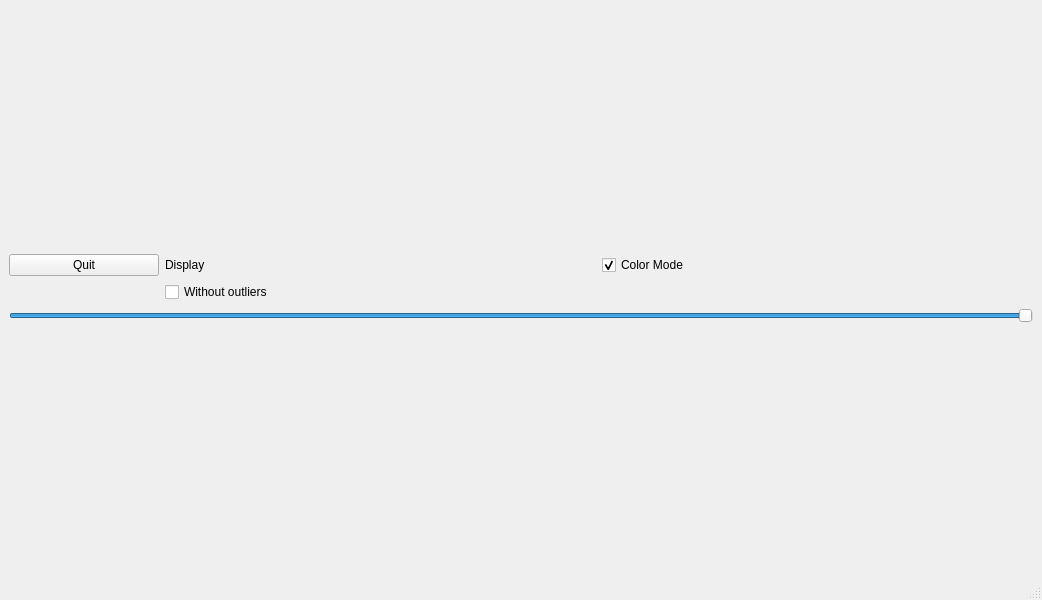
<?xml version="1.0" encoding="UTF-8"?>
<ui version="4.0">
 <class>MainWindow</class>
 <widget class="QMainWindow" name="MainWindow">
  <property name="geometry">
   <rect>
    <x>0</x>
    <y>0</y>
    <width>1042</width>
    <height>600</height>
   </rect>
  </property>
  <property name="sizePolicy">
   <sizepolicy hsizetype="Expanding" vsizetype="Expanding">
    <horstretch>0</horstretch>
    <verstretch>0</verstretch>
   </sizepolicy>
  </property>
  <property name="windowTitle">
   <string>MainWindow</string>
  </property>
  <widget class="QWidget" name="centralwidget">
   <property name="sizePolicy">
    <sizepolicy hsizetype="MinimumExpanding" vsizetype="MinimumExpanding">
     <horstretch>0</horstretch>
     <verstretch>0</verstretch>
    </sizepolicy>
   </property>
   <layout class="QVBoxLayout" name="verticalLayout_2">
    <item>
     <layout class="QGridLayout" name="gridLayout_2">
      <item row="5" column="0" colspan="3">
       <widget class="QSlider" name="slider">
        <property name="maximum">
         <number>100</number>
        </property>
        <property name="value">
         <number>100</number>
        </property>
        <property name="orientation">
         <enum>Qt::Horizontal</enum>
        </property>
       </widget>
      </item>
      <item row="2" column="0">
       <widget class="QPushButton" name="quit">
        <property name="sizePolicy">
         <sizepolicy hsizetype="Fixed" vsizetype="Fixed">
          <horstretch>0</horstretch>
          <verstretch>0</verstretch>
         </sizepolicy>
        </property>
        <property name="minimumSize">
         <size>
          <width>150</width>
          <height>0</height>
         </size>
        </property>
        <property name="text">
         <string>Quit</string>
        </property>
       </widget>
      </item>
      <item row="0" column="0" colspan="3">
       <layout class="QVBoxLayout" name="layout_scene">
        <property name="sizeConstraint">
         <enum>QLayout::SetDefaultConstraint</enum>
        </property>
       </layout>
      </item>
      <item row="2" column="2">
       <widget class="QCheckBox" name="ColorMode">
        <property name="text">
         <string>Color Mode</string>
        </property>
        <property name="checked">
         <bool>true</bool>
        </property>
       </widget>
      </item>
      <item row="3" column="1">
        <widget class="QCheckBox" name="Outliers">
          <property name="text">
            <string>Without outliers</string>
          </property>
          <property name="checked">
            <bool>false</bool>
          </property>
        </widget>
      </item>
      <item row="2" column="1">
       <widget class="QLabel" name="informations">
        <property name="text">
         <string>Display</string>
        </property>
       </widget>
      </item>
     </layout>
    </item>
   </layout>
  </widget>
  <widget class="QMenuBar" name="menubar">
   <property name="geometry">
    <rect>
     <x>0</x>
     <y>0</y>
     <width>1042</width>
     <height>19</height>
    </rect>
   </property>
  </widget>
  <widget class="QStatusBar" name="statusbar"/>
 </widget>
 <resources/>
 <connections/>
</ui>
